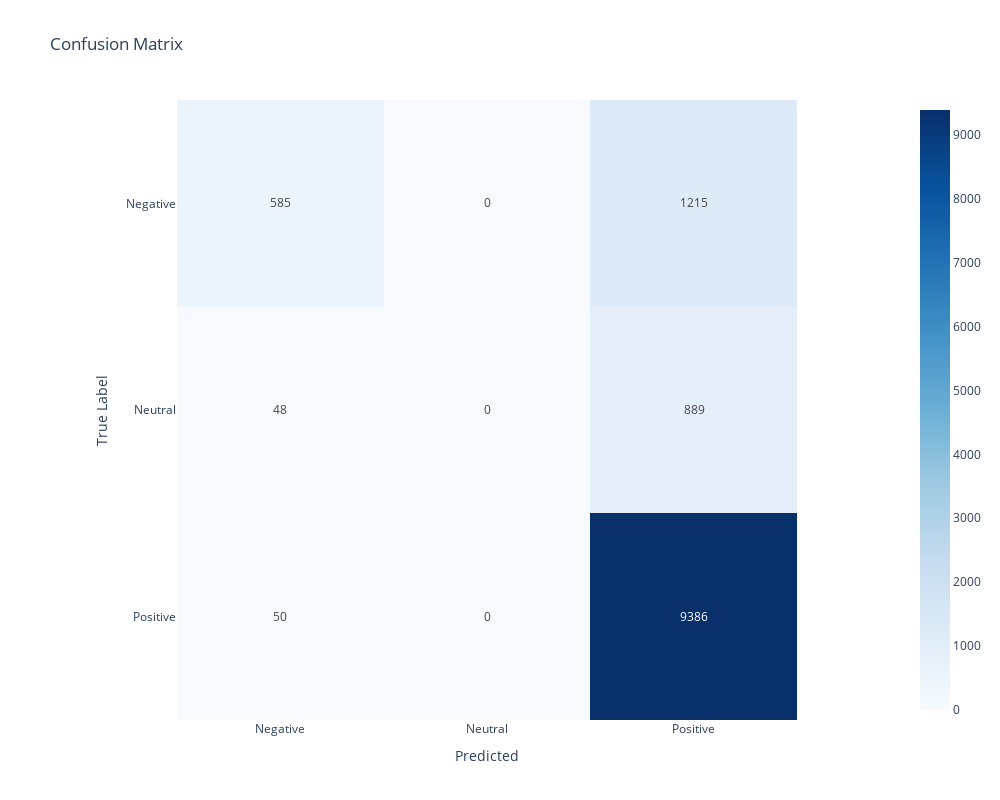

This figure's notebook cell:
### Markdown cell above
At first we are trying with TF-IDF and keeping the MultinomialNB model that I used earlier when creating the pipeline.

### Code cell
# instantiate the Model class with text and labels (X and y), a multinomial naive bayes model and a tfidf vectorizer
model = Model(X, y, MultinomialNB(), TfidfVectorizer(preprocessor=preprocess_text
                                                     ), random_seed=42, test_size=0.2)
# fit the model
model.fit()

# predict and generate classification report
y_pred = model.predict()
class_labels=label_encoder.inverse_transform(range(3))
report(y_test, y_pred, class_labels)

### Figure 1 — Plotly figure (JSON) as saved in the notebook; plotly's stock layout.template omitted (floating-point values rounded to 4 significant figures)
{"data": [{"coloraxis": "coloraxis", "hovertemplate": "Predicted: %{x}<br>True Label: %{y}<br>color: %{z}<extra></extra>", "name": "0", "texttemplate": "%{z}", "type": "heatmap", "x": ["Negative", "Neutral", "Positive"], "xaxis": "x", "y": ["Negative", "Neutral", "Positive"], "yaxis": "y", "z": [[585, 0, 1215], [48, 0, 889], [50, 0, 9386]]}], "layout": {"coloraxis": {"colorscale": [[0, "rgb(247,251,255)"], [0.125, "rgb(222,235,247)"], [0.25, "rgb(198,219,239)"], [0.375, "rgb(158,202,225)"], [0.5, "rgb(107,174,214)"], [0.625, "rgb(66,146,198)"], [0.75, "rgb(33,113,181)"], [0.875, "rgb(8,81,156)"], [1, "rgb(8,48,107)"]]}, "height": 800, "title": {"text": "Confusion Matrix"}, "width": 1000, "xaxis": {"anchor": "y", "constrain": "domain", "domain": [0, 1], "scaleanchor": "y", "title": {"text": "Predicted"}}, "yaxis": {"anchor": "x", "autorange": "reversed", "constrain": "domain", "domain": [0, 1], "title": {"text": "True Label"}}}}
